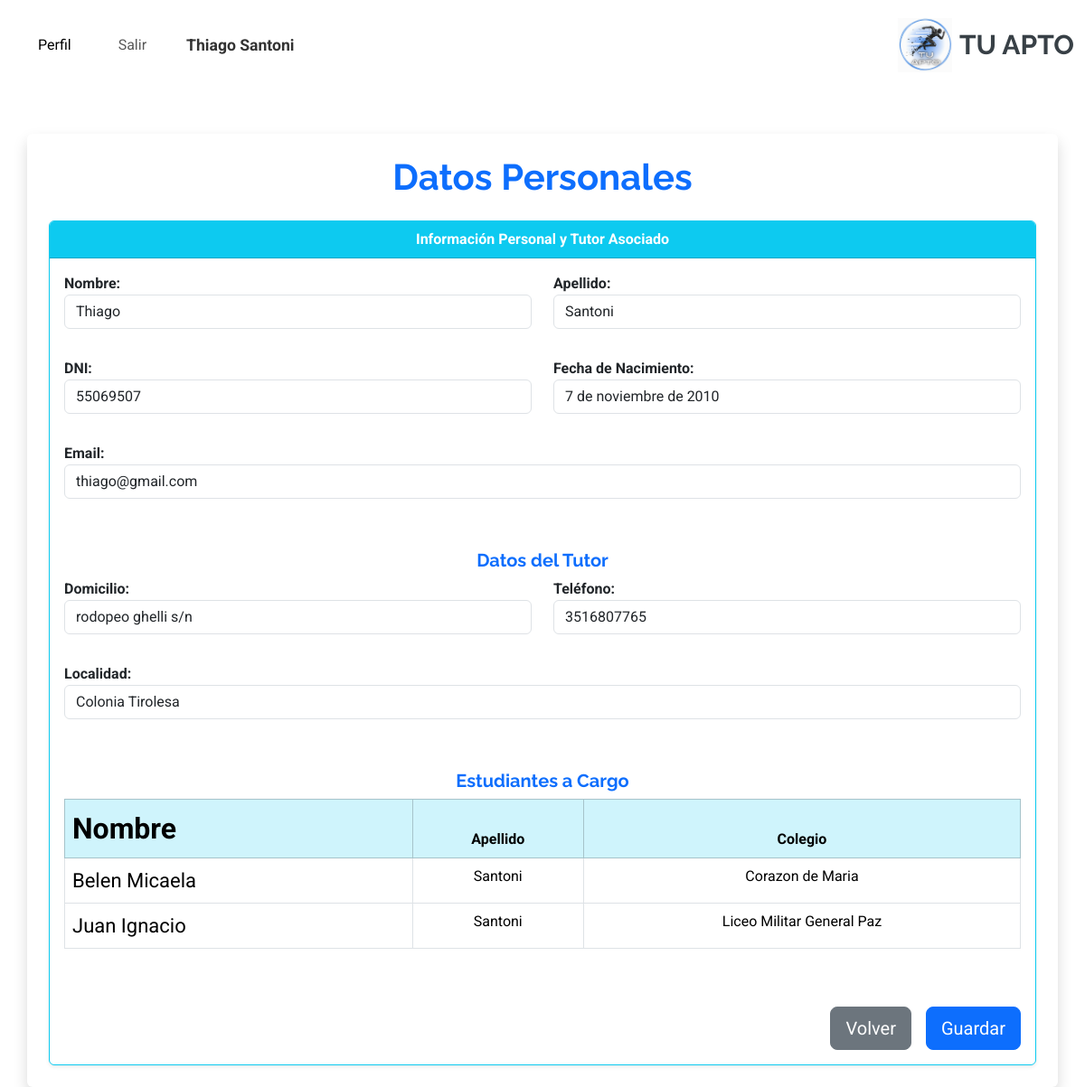
Before: /estudiante/datos_personales/ (signed in) with the older database file.
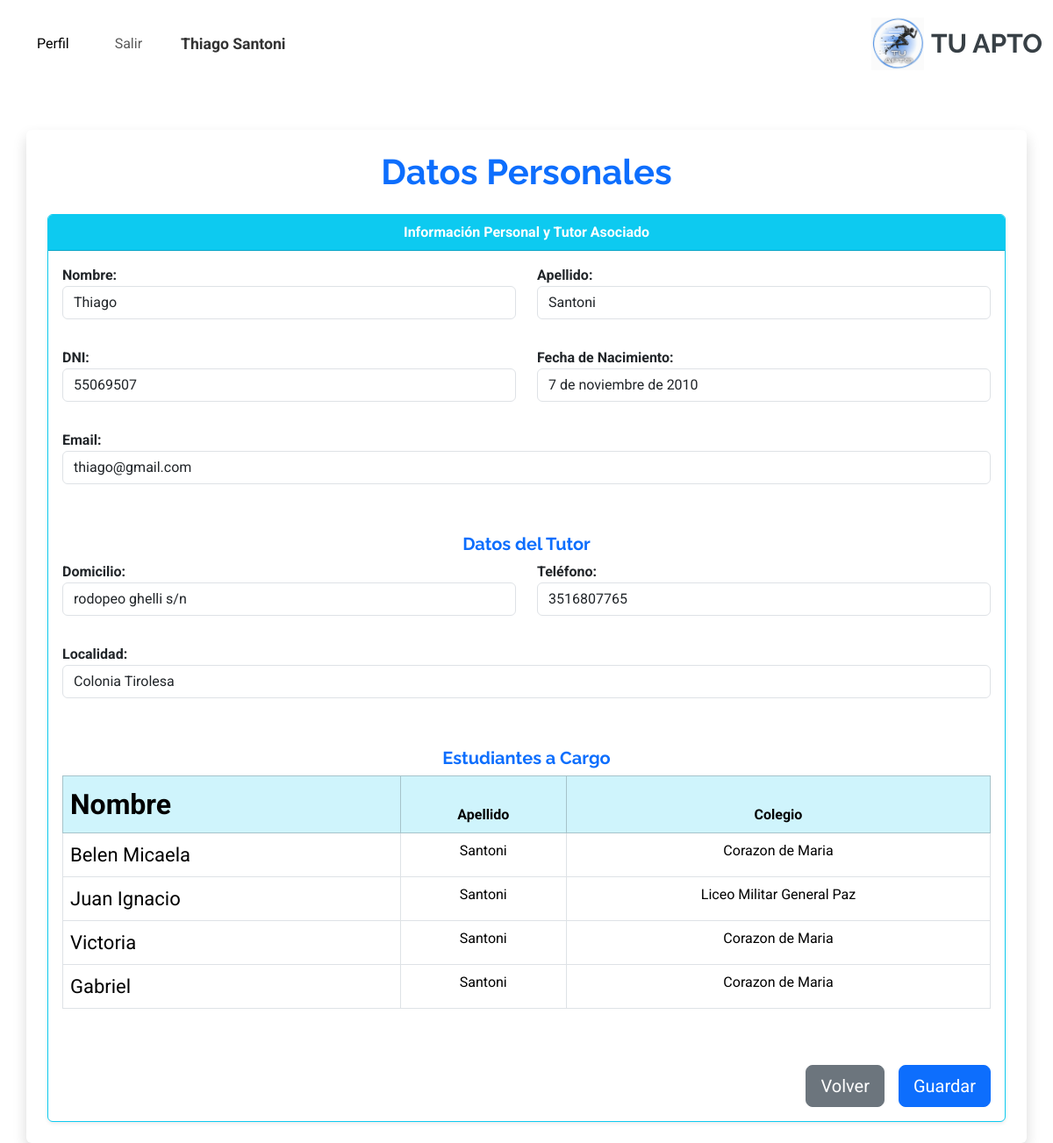
After: the same page with the newer database file.
### estudiante/models.py (models this page shows, shortened)
class Estudiante(models.Model):
    SEXO_CHOICES = [
        ('M', 'Masculino'),
        ('F', 'Femenino'),
        ('O', 'Otro'),
    ]
    nombre= models.CharField(max_length=30, blank=True, null=True)
    apellido= models.CharField(max_length=30, blank=True, null=True)
    fecha_nacimiento= models.DateField(blank=True, null=True)
    tutor = models.ForeignKey(Tutor, on_delete=models.CASCADE, related_name='estudiantes')
    dni=  models.CharField(max_length=15, blank=True, null=True)
    domicilio = models.CharField(max_length=255, blank=True, null=True)
    telefono = models.CharField(max_length=15, blank=True, null=True)
    sexo=models.CharField(max_length=1, choices=SEXO_CHOICES, blank=True, null=True)
    localidad = models.CharField(max_length=100, blank=True, null=True)
    lugar_nacimiento = models.CharField(max_length=100, blank=True, null=True)

class Colegio(models.Model):
    nombre = models.CharField(max_length=255)
    direccion = models.CharField(max_length=255)
    telefono = models.CharField(max_length=15)
    imagen= models.ImageField(upload_to='colegios/', null=True, blank=True)

### estudiante/views.py (the view)
# urls.py: path('datos_personales/', views.datos_personales, name='datos_personales'),
@login_required
def datos_personales(request):
    profile = Profile.objects.filter(user=request.user).first()
    if not profile:
        return render(request, "error.html", {"mensaje": "No tienes un perfil asociado."})
    tutor = Tutor.objects.filter(profile=profile).first()
    estudiantes = Estudiante.objects.filter(tutor=tutor) if tutor else []
    for est in estudiantes:
        relacion = EstudianteColegio.objects.filter(estudiante=est, activo=True).select_related('colegio').first()
        est.colegio = relacion.colegio if relacion else None
    context = {
        "profile": profile,
        "tutor": tutor,
        "estudiantes": estudiantes,
    }
    return render(request, "estudiante/datos_personales.html", context)

### estudiante/templates/estudiante/datos_personales.html
{% extends 'core/base.html' %}
{% load static %}
{% block content %}
<div class="container p-4 bg-white shadow rounded mt-5">
    <h1 class="text-center text-primary fw-bold mb-4">Datos Personales</h1>
    {% if profile %}
    <div class="card border-info shadow-sm">
        <div class="card-header bg-info text-white fw-bold text-center">
            Información Personal y Tutor Asociado
        </div>
        <div class="card-body">
            <div class="row">
                <div class="col-12 col-md-6 mb-3">
                    <strong>Nombre:</strong>
                    <p class="form-control">{{ profile.nombre }}</p>
                </div>
                <div class="col-12 col-md-6 mb-3">
                    <strong>Apellido:</strong>
                    <p class="form-control">{{ profile.apellido }}</p>
                </div>
            </div>
            <div class="row">
                <div class="col-12 col-md-6 mb-3">
                    <strong>DNI:</strong>
                    <p class="form-control">{{ profile.dni }}</p>
                </div>
                <div class="col-12 col-md-6 mb-3">
                    <strong>Fecha de Nacimiento:</strong>
                    <p class="form-control">{{ profile.fecha_nacimiento }}</p>
                </div>
            </div>
            <div class="row">
                <div class="col-12 mb-3">
                    <strong>Email:</strong>
                    <p class="form-control">{{ profile.email }}</p>
                </div>
            </div>
            {% if tutor %}
            <h5 class="text-primary text-center fw-bold mt-4">Datos del Tutor</h5>
            <div class="row">
                <div class="col-12 col-md-6 mb-3">
                    <strong>Domicilio:</strong>
                    <p class="form-control">{{ tutor.domicilio }}</p>
                </div>
                <div class="col-12 col-md-6 mb-3">
                    <strong>Teléfono:</strong>
                    <p class="form-control">{{ tutor.telefono }}</p>
                </div>
            </div>
            <div class="row">
                <div class="col-12 mb-3">
                    <strong>Localidad:</strong>
                    <p class="form-control">{{ tutor.localidad }}</p>
                </div>
            </div>
            {% if estudiantes %}
            <h5 class="text-primary text-center fw-bold mt-4">Estudiantes a Cargo</h5>
            <div class="table-responsive">
                <table class="table table-bordered text-center">
                    <thead class="table-info">
                        <tr>
                            <th>Nombre</th>
                            <th>Apellido</th>
                            <th>Colegio</th>
                        </tr>
                    </thead>
                    <tbody>
                        {% for estudiante in estudiantes %}
                        <tr>
                            <td>{{ estudiante.nombre }}</td>
                            <td>{{ estudiante.apellido }}</td>
                            <td>{{ estudiante.colegio.nombre }}</td>
                        </tr>
                        {% endfor %}
                    </tbody>
                </table>
            </div>
            {% endif %}
            {% else %}
            <p class="text-center text-muted">No hay tutor asociado.</p>
            {% endif %}
            <div class="d-flex justify-content-end mt-5">
                <a href="{% url 'menu_estudiante' %}" class="btn btn-secondary btn-lg w-45 me-3">Volver</a>
                <button type="submit" class="btn btn-primary btn-lg w-45">Guardar</button>
            </div>
        </div>
    </div>
    {% else %}
    <p class="text-center text-muted">No tienes datos personales cargados.</p>
    {% endif %}
</div>
{% endblock %}

Changed rows visible on the page:
added Estudiante: nombre "Victoria", apellido "Santoni", colegio.nombre "Corazon de Maria"
added Estudiante: nombre "Gabriel", apellido "Santoni", colegio.nombre "Corazon de Maria"
